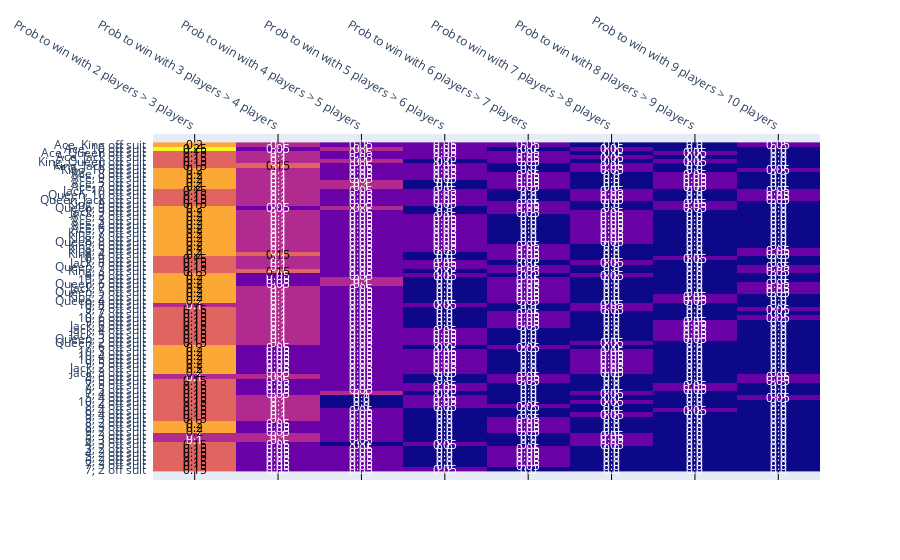

The code cell stored with this chart in its notebook:
### Markdown cell above
## For suited flavors

- For 6-10 players, use a raw score.
- If 5 players, add 5%
- If 4 players, add another 5%
- If 3 players, add another 10%
- If 2 players, add another 15%

### Code cell
make_heatmap_for_hole_card_families(str_to_search="off suit")
